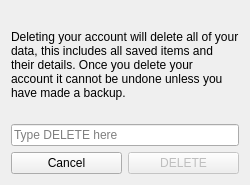
<?xml version="1.0" encoding="UTF-8"?>
<ui version="4.0">
 <class>DeleteAccount</class>
 <widget class="QDialog" name="DeleteAccount">
  <property name="windowModality">
   <enum>Qt::WindowModal</enum>
  </property>
  <property name="geometry">
   <rect>
    <x>0</x>
    <y>0</y>
    <width>250</width>
    <height>185</height>
   </rect>
  </property>
  <property name="windowTitle">
   <string>Account deletion</string>
  </property>
  <property name="windowIcon">
   <iconset resource="ImageResources.qrc">
    <normaloff>:/Logo/Logo.png</normaloff>:/Logo/Logo.png</iconset>
  </property>
  <layout class="QVBoxLayout" name="verticalLayout">
   <item>
    <widget class="QLabel" name="label">
     <property name="text">
      <string>Deleting your account will delete all of your data, this includes all saved items and their details. Once you delete your account it cannot be undone unless you have made a backup.</string>
     </property>
     <property name="wordWrap">
      <bool>true</bool>
     </property>
    </widget>
   </item>
   <item>
    <widget class="QLineEdit" name="edtConfirm">
     <property name="placeholderText">
      <string>Type DELETE here</string>
     </property>
    </widget>
   </item>
   <item>
    <layout class="QHBoxLayout" name="horizontalLayout">
     <item>
      <widget class="QPushButton" name="btnCancel">
       <property name="text">
        <string>Cancel</string>
       </property>
       <property name="default">
        <bool>false</bool>
       </property>
      </widget>
     </item>
     <item>
      <widget class="QPushButton" name="btnDelete">
       <property name="enabled">
        <bool>false</bool>
       </property>
       <property name="toolTip">
        <string>Delete this account</string>
       </property>
       <property name="text">
        <string>DELETE</string>
       </property>
       <property name="default">
        <bool>true</bool>
       </property>
      </widget>
     </item>
    </layout>
   </item>
  </layout>
 </widget>
 <resources>
  <include location="ImageResources.qrc"/>
 </resources>
 <connections/>
</ui>
